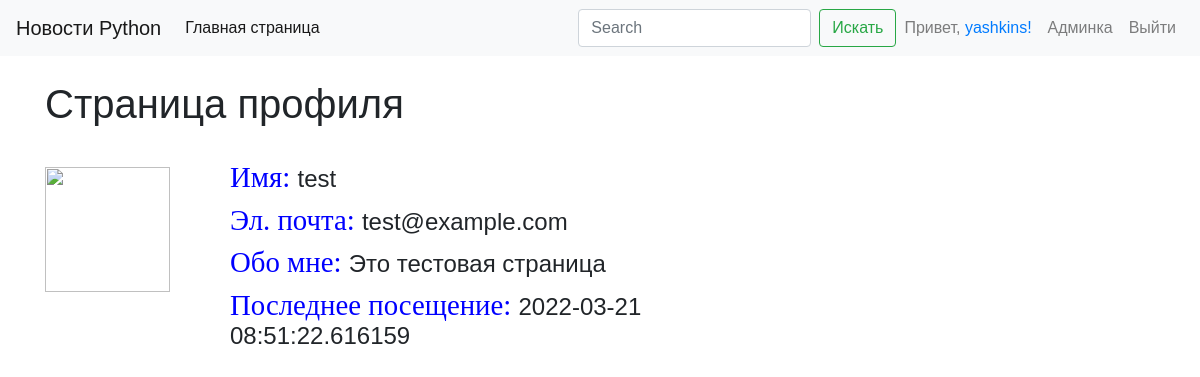
The app's page /user/profile/test (signed in) with its own data.
### webapp/user/models.py (models this page shows, shortened)
class Users(db.Model,UserMixin):
    id = db.Column(db.Integer, primary_key=True)
    username = db.Column(db.String(50), index=True, unique=True)
    password = db.Column(db.String(128))
    role = db.Column(db.String(10), index=True)
    email = db.Column(db.String(50))
    about_me = db.Column(db.String(140))
    last_seen = db.Column(db.DateTime, default=datetime.utcnow)
    @property
    def is_admin(self):
        return self.role == "admin"

### webapp/user/views.py (the view)
@blueprint.route('/profile/<username>')
@login_required
def profile(username):
    user = Users.query.filter_by(username=username).first_or_404()
    title = 'Страница профиля'
    return render_template('user/profile.html', page_title=title, user=user)

### webapp/__init__.py (called while the page is built)
def create_app():
    app = Flask(__name__)
    app.config.from_pyfile('config.py')
    db.init_app(app)
    migrate = Migrate(app, db)
    login_manager = LoginManager()
    login_manager.init_app(app)
    login_manager.login_view = "user.login"
    app.register_blueprint(news_blueprint)
    app.register_blueprint(user_blueprint)
    app.register_blueprint(admin_blueprint)
    @login_manager.user_loader
    def load_user(user_id):
        return Users.query.get(user_id)
    @app.before_request
    def before_request():
        if current_user.is_authenticated:
            current_user.last_seen = datetime.utcnow()
            db.session.commit()
    return app

### webapp/templates/user/profile.html (shortened to what this page needs)
{% extends "base.html" %}
{% block content %}
    <br>
    <div class='row no-gutters'>
        <div class="col-2">
            <img src="https://filin.mail.ru/pic?email=yashkins1982%40mail.ru&width=180&height=180&name=Яков+Рязанов&version=4&build=7&_=1647682809556.651"
            vspace="7" hspace="0" width="125" height="125">
        </div>
        <div class="col-6">
            <h4><span class="letter">Имя: </span>{{ user.username }}</h4>
            <h4><span class="letter">Эл. почта: </span>{{ user.email }}</h4>
            {% if user.about_me %}
                <h4><span class="letter">Обо мне: </span>{{ user.about_me }}</h4>
            {% endif %}
            {% if user.last_seen %}
                <h4><span class="letter">Последнее посещение: </span>{{ user.last_seen }}</h4>
            {% endif %}
            <br>
        </div>
        <div class="col-2"></div>
    </div>
{% endblock %}

### webapp/templates/menu.html (shortened to what this page needs)
<nav class="navbar navbar-expand-lg navbar-light bg-light">
    <a class="navbar-brand" href="#">Новости Python</a>
    <div class="collapse navbar-collapse" id="navbarSupportedContent">
        <ul class="navbar-nav mr-auto">
            <li class="nav-item active">
                <a class="nav-link" href="/">Главная страница</a>
            </li>
        </ul>
        <form class="form-inline my-2 my-lg-0">
            <input class="form-control mr-sm-2" type="search" placeholder="Search" aria-label="Search">
            <button class="btn btn-outline-success my-2 my-sm-0" type="submit">Искать</button>
        </form>
        <ul class="navbar-nav">
            {% if current_user.is_authenticated %}
                <li class="nav-item">
                    <span class="nav-link">Привет, <a href="{{ url_for('user.profile', username=current_user.username) }}">{{ current_user.username}}!</span></a>
                </li>
                {% if current_user.is_admin %}
                    <li class="nav-item">
                        <a class="nav-link" href="{{ url_for('admin.admin_index') }}">Админка</a>
                    </li>
                {% endif %}
                <li class="nav-item">
                    <a class="nav-link" href="{{ url_for('user.logout') }}">Выйти</a>
                </li>
            {% endif %}
        </ul>
    </div>
</nav>

### webapp/templates/base.html (style rules this page uses)
body { font-family: Arial, sans-serif; }
.letter { color: blue; font-size: 120%; font-family: serif; position: relative; top: 0px; }

### records on screen
Users: username "yashkins"
Users: username "test", email "test@example.com", about_me "Это тестовая страница", last_seen "2022-03-21 08:51:22.616159"

### other values on screen
{{ page_title }} "Страница профиля"
